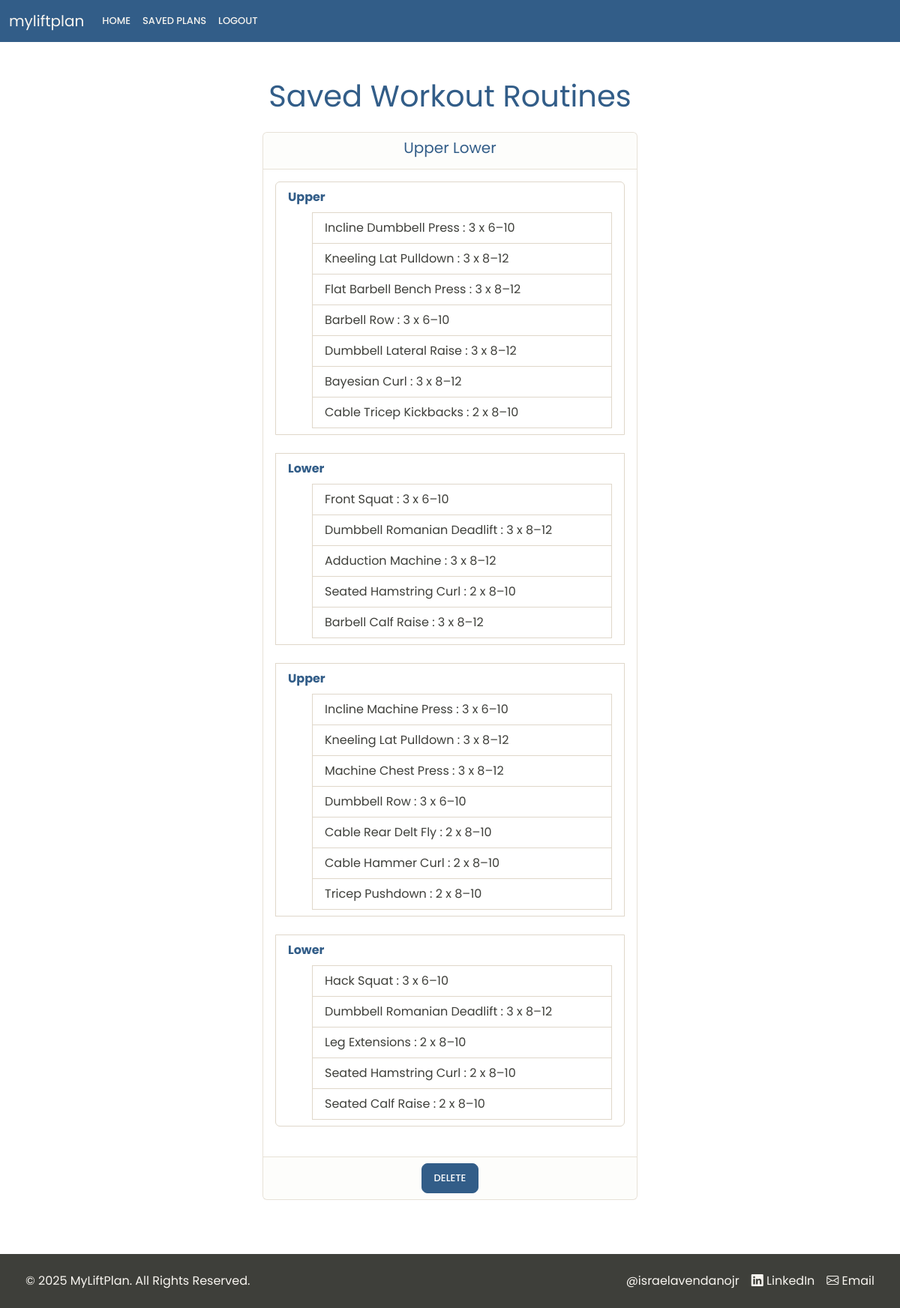
The app's page /saved_plans (signed in) with its own data.
### website/models.py (models this page shows, shortened)
class SavedPlan(db.Model):
    id = db.Column(db.Integer, primary_key=True)
    split_name = db.Column(db.String(100), nullable=False)
    plan = db.Column(db.Text, unique=True, nullable=False)
    user_id = db.Column(db.Integer, db.ForeignKey('user.id'), nullable=False)
    def get_plan_data(self):
            try:
                return json.loads(self.plan)  # Convert JSON string back to dict
            except json.JSONDecodeError as e:
                return {}

class Exercise(db.Model):
    id = db.Column(db.Integer, primary_key=True)
    name = db.Column(db.String(100), nullable=False)
    role_id = db.Column(db.Integer, db.ForeignKey('exercise_role.id'), nullable=False)
    role = db.relationship('ExerciseRole', backref='exercises')
    equipment = db.Column(db.String(100), nullable=False)
    type = db.Column(Enum(ExerciseType, name="exercise_type_enum"), nullable=False)

### website/views.py (the view)
@views.route('/saved_plans')
@login_required
def saved_plans():
    plans = SavedPlan.query.filter_by(user_id=current_user.id).all()
    exercises = Exercise.query.all()
    exercises_by_role = defaultdict(list)
    exercises_by_role_serializable = defaultdict(list)
    for exercise in exercises:
        role_name = exercise.role.name  # turn ExerciseRole into plain string
        exercises_by_role_serializable[role_name].append({
            'id': exercise.id,
            'name': exercise.name,
        })
    return render_template("saved_plans.html", user=current_user, plans=plans, exercises_by_role=exercises_by_role_serializable)

### website/__init__.py (called while the page is built)
def create_app():
    app = Flask(__name__)
    app.config['SECRET_KEY'] = os.environ.get("SECRET_KEY")
    app.config['SQLALCHEMY_DATABASE_URI'] = os.environ.get("SQLALCHEMY_DATABASE_URI")
    db.init_app(app)
    from .views import views
    from .auth import auth
    app.register_blueprint(views, url_prefix='/')
    app.register_blueprint(auth, url_prefix='/')
    from .models import User, WorkoutPreferences, WorkoutSplit, WorkoutDay, ExerciseRole, Exercise, SavedPlan
    with app.app_context():
        db.create_all()
    login_manager = LoginManager()
    login_manager.login_view = 'auth.login'
    login_manager.init_app(app)
    @login_manager.user_loader
    def load_user(id):
        return User.query.get(int(id))
    return app

### website/templates/saved_plans.html (shortened to what this page needs)
{% extends "base.html" %}
{% block content %}
<div class="container mt-4">
    <h1 class="text-center mb-4 text-primary">Saved Workout Routines</h1>
    {% if plans %}
    <div id="workoutCarousel" class="carousel slide" data-bs-ride="false">
        <div class="carousel-inner">
            {% for plan in plans %}
            <div class="carousel-item {% if loop.first %}active{% endif %}">
                <div class="card mx-auto" style="max-width: 500px;">
                    <div class="card-header text-center">
                        <h5 class="card-title text-primary" data-bs-toggle="modal" data-bs-target="#renamePlanModal"
                            data-plan-id="{{ plan.id }}" data-current-name="{{ plan.split_name }}">
                            {{ plan.split_name }}
                        </h5>
                    </div>
                    <div class="card-body">
                        <ul class="list-group">
                            {% for day in plan.get_plan_data().days %}
                            <li class="list-group-item border-top mb-4">
                                <strong class="mb-2 d-block text-primary">{{ day.name }}</strong>
                                <ul>
                                    {% for exercise in day.exercises %}
                                    <li class="list-group-item" data-bs-toggle="modal" data-bs-target="#exerciseModal"
                                        data-exercise-id="{{ exercise.id }}" data-exercise-name="{{ exercise.name }}"
                                        data-exercise-role="{{ exercise.role.name }}" data-sets="{{ exercise.sets }}"
                                        data-start-reps="{{ exercise.start_reps }}"
                                        data-end-reps="{{ exercise.end_reps }}" data-plan-id="{{ plan.id }}">
                                        {% if exercise.toFailure %}
                                        {{ exercise.name }} : {{ exercise.sets }} x AMRAP
                                        {% else %}
                                        {{ exercise.name }} : {{ exercise.sets }} x {{ exercise.start_reps }}–{{
                                        exercise.end_reps }}
                                        {% endif %}
                                    </li>
                                    {% endfor %}
                                </ul>
                            </li>
                            {% endfor %}
                        </ul>
                    </div>
                    <div class="card-footer text-center">
                        <form method="POST" action="{{ url_for('views.delete_plan', plan_id=plan.id) }}"
                            style="display:inline;">
                            <button type="submit" class="btn btn-lg btn-primary"
                                onclick="return confirm('Are you sure you want to delete this plan?');">Delete</button>
                        </form>
                    </div>
                </div>
            </div>
            {% endfor %}
        </div>
    </div>
    {% else %}
    <p class="text-center">No workout plans available. Please generate a plan first.</p>
    {% endif %}
</div>
{% endblock %}

### website/templates/base.html (shortened to what this page needs)
<!DOCTYPE html>
<html lang="en">
<head>
  <link href="https://cdn.jsdelivr.net/npm/bootstrap@5.3.0/dist/css/bootstrap.min.css" rel="stylesheet">
  <link href="https://cdn.jsdelivr.net/npm/bootstrap-icons/font/bootstrap-icons.css" rel="stylesheet">
  <link rel="stylesheet" href="{{ url_for('static', filename='bootstrap.min.css') }}">
  <link rel="stylesheet" href="{{ url_for('static', filename='styles.css') }}">
</head>
<body class="text-dark">
  <nav class="navbar navbar-expand-lg navbar-light bg-primary">
    <div class="container-fluid">
      <a class="navbar-brand text-light" href="/">myliftplan</a>
      <div class="collapse navbar-collapse" id="navbarNav">
        <ul class="navbar-nav">
          {% if user.is_authenticated %}
          <li class="nav-item">
            <a class="nav-link active text-light" href="/">Home</a>
          </li>
          <li class="nav-item">
            <a class="nav-link text-light" href="/saved_plans">Saved Plans</a>
          </li>
          <li class="nav-item">
            <a class="nav-link text-light" href="/logout">Logout</a>
          </li>
          {% endif %}
        </ul>
      </div>
    </div>
  </nav>
  <main class="container my-4">
    {% block content %}{% endblock %}
  </main>
  <footer class="bg-dark text-light text-center py-4 mt-5">
    <div class="container px-1">
      <div class="d-flex flex-column flex-md-row justify-content-between align-items-center">
        <p class="mb-3 mb-md-0 me-md-3">&copy; 2025 MyLiftPlan. All Rights Reserved.</p>
        <div class="d-flex flex-column flex-md-row">
          <a href="https://www.israelavendanojr.com/" target="_blank" class="text-light mb-2 mb-md-0 text-decoration-none ms-0 ms-md-3" aria-label="Personal Website">
            @israelavendanojr
          </a>
          <a href="https://www.linkedin.com/in/israelavendanojr/" target="_blank" class="text-light mb-2 mb-md-0 text-decoration-none ms-0 ms-md-3" aria-label="LinkedIn Profile">
            <i class="bi bi-linkedin"></i> LinkedIn
          </a>
          <a href="mailto:israelavendanojr@gmail.com" class="text-light mb-2 mb-md-0 text-decoration-none ms-0 ms-md-3" aria-label="Email">
            <i class="bi bi-envelope"></i> Email
          </a>
        </div>
      </div>
    </div>
  </footer>
</body>
</html>

### website/static/styles.css (style rules this page uses)
body { font-family: 'Poppins', sans-serif; }
html, body { height: 100%; margin: 0; display: flex; flex-direction: column; }
main { flex: 1; }

### records on screen
SavedPlan: split_name "Upper Lower", name "Upper" "Lower" "Upper" "Lower"
Exercise: name "Incline Dumbbell Press", sets "3", start_reps "6", end_reps "10"
Exercise: name "Kneeling Lat Pulldown", sets "3", start_reps "8", end_reps "12"
Exercise: name "Flat Barbell Bench Press", sets "3", start_reps "8", end_reps "12"
Exercise: name "Barbell Row", sets "3", start_reps "6", end_reps "10"
Exercise: name "Dumbbell Lateral Raise", sets "3", start_reps "8", end_reps "12"
Exercise: name "Bayesian Curl", sets "3", start_reps "8", end_reps "12"
Exercise: name "Cable Tricep Kickbacks", sets "2", start_reps "8", end_reps "10"
Exercise: name "Front Squat", sets "3", start_reps "6", end_reps "10"
Exercise: name "Dumbbell Romanian Deadlift", sets "3", start_reps "8", end_reps "12"
Exercise: name "Adduction Machine", sets "3", start_reps "8", end_reps "12"
Exercise: name "Seated Hamstring Curl", sets "2", start_reps "8", end_reps "10"
Exercise: name "Barbell Calf Raise", sets "3", start_reps "8", end_reps "12"
Exercise: name "Incline Machine Press", sets "3", start_reps "6", end_reps "10"
Exercise: name "Machine Chest Press", sets "3", start_reps "8", end_reps "12"
Exercise: name "Dumbbell Row", sets "3", start_reps "6", end_reps "10"
Exercise: name "Cable Rear Delt Fly", sets "2", start_reps "8", end_reps "10"
Exercise: name "Cable Hammer Curl", sets "2", start_reps "8", end_reps "10"
Exercise: name "Tricep Pushdown", sets "2", start_reps "8", end_reps "10"
Exercise: name "Hack Squat", sets "3", start_reps "6", end_reps "10"
Exercise: name "Leg Extensions", sets "2", start_reps "8", end_reps "10"
Exercise: name "Seated Calf Raise", sets "2", start_reps "8", end_reps "10"
